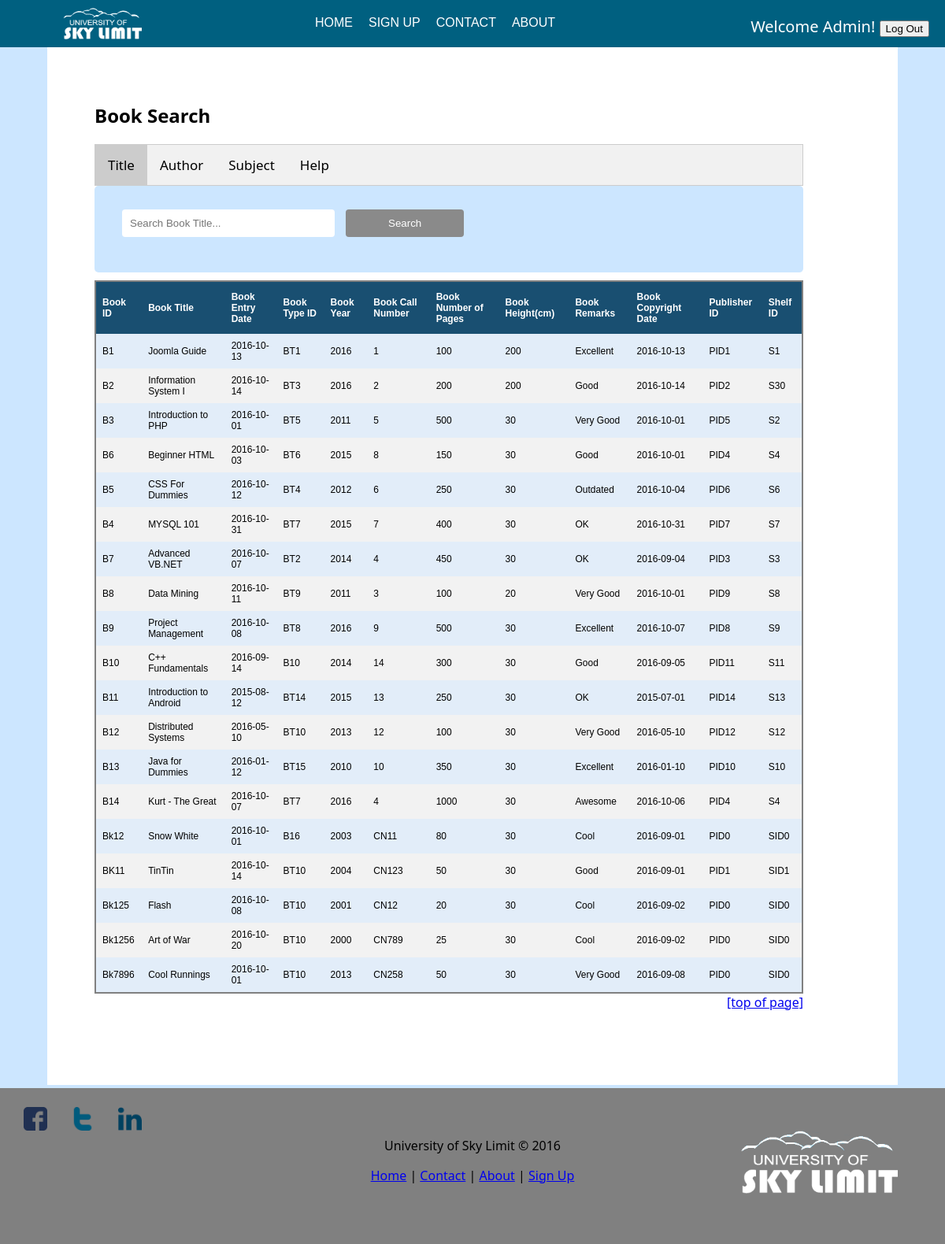
The app's page /Simple_Library_Management_System/library/searchbook.php (signed in) with its own data.
### tables this page shows
CREATE TABLE `book` (
  `Bk_Num` varchar(10) NOT NULL,
  `Bk_Title` varchar(30) NOT NULL,
  `Bk_Entrydate` date NOT NULL,
  `BkTypeID` varchar(10) NOT NULL,
  `Bk_Year` year(4) NOT NULL,
  `Bk_CallNum` varchar(15) NOT NULL,
  `Bk_NumPages` varchar(50) NOT NULL,
  `Bk_Height` varchar(15) NOT NULL,
  `Bk_Remarks` varchar(20) NOT NULL,
  `Bk_CpyRightdate` date NOT NULL,
  `Publisher_ID` varchar(10) NOT NULL,
  `ShelfID` varchar(10) NOT NULL
);

### Simple_Library_Management_System/library/searchbook.php (the view, shortened to what this page needs)
<?php include 'includes/header.php';
	include 'includes/dbcon.php';
	$keyword = "";
	$queryCondition = "";
	$sql = "SELECT * FROM book " . $queryCondition;
	$result = mysqli_query($db_conn,$sql);
?>
	<head>
	<link href="style.css" rel="stylesheet" type="text/css"/>
	</head>
	<body>
	<div id="main">
	<div id="main-content">
		<h2>Book Search</h2>
    		<ul class="tab">
				<li class="active"><a href="searchbook.php" class="tablinks">Title</a></li>
				<li><a href="searchauthor.php" class="tablinks">Author</a></li>
				<li><a href="searchsubject.php" class="tablinks">Subject</a></li>
				<li><a href="help.php" class="tablinks">Help</a></li>
			</ul>
			<form name="frmSearch" method="post" action="">
				<div class="search-box">
					<div>
						<input placeholder="Search Book Title..." type="text" name="keyword" class="InputBox" value="<?php echo $keyword; ?>"	/>
						<input type="submit" name="go" class="btnSearch" value="Search">
					</div>
				</div>
				</form>
			<table id="table" style="margin-left: 0">
				<tr>
					<th>Book ID</th>
					<th>Book Title</th>
					<th>Book Entry Date</th>
					<th>Book Type ID</th>
					<th>Book Year</th>
					<th>Book Call Number</th>
					<th>Book Number of Pages</th>
					<th>Book Height(cm)</th>
					<th>Book Remarks</th>
					<th>Book Copyright Date</th>
					<th>Publisher ID</th>
					<th>Shelf ID</th>
				</tr>
			<?php
				$i=0;
				while($row = mysqli_fetch_assoc($result)) {
				if($i%2==0)
					$classname="evenRow";
				else
					$classname="oddRow";
				$new_num = $row["Bk_Num"];
				$new_title = $row['Bk_Title'];
				$new_entrydate = $row['Bk_Entrydate'];
				$new_typeid = $row['BkTypeID'];
				$new_year = $row['Bk_Year'];
				$new_callnum = $row['Bk_CallNum'];
				$new_numpage = $row['Bk_NumPages'];
				$new_height = $row['Bk_Height'];
				$new_remarks = $row['Bk_Remarks'];
				$new_copyright = $row['Bk_CpyRightdate'];
				$new_pubid = $row['Publisher_ID'];
				$new_shelfid = $row['ShelfID'];
				?>
				<tr class="<?php if(isset($classname)) echo $classname;?>">
					<td><?php echo $new_num; ?></td>
					<td><?php echo $new_title; ?></td>
					<td><?php echo $new_entrydate; ?></td>
					<td><?php echo $new_typeid; ?></td>
					<td><?php echo $new_year; ?></td>
					<td><?php echo $new_callnum; ?></td>
					<td><?php echo $new_numpage; ?></td>
					<td><?php echo $new_height; ?></td>
					<td><?php echo $new_remarks; ?></td>
					<td><?php echo $new_copyright; ?></td>
					<td><?php echo $new_pubid; ?></td>
					<td><?php echo $new_shelfid; ?></td>
				</tr>
			<?php
				$i++;
			}
			?>
			</table>
			<a style="float: right;" href="#top">[top of page]</a><br/><br/><br/>
		</div>
		</div>
		<br/><br/><br/><br/>
<?php include 'includes/footer.php'; ?>

### Simple_Library_Management_System/library/style.css (style rules this page uses)
body { background: #cce6ff; margin: 0; font-family: "Segoe UI",Optima,Helvetica,Arial,sans-serif; }
#main { float: center; width:100%; }
#main-content { padding: 50px 10% 50px 5%; margin: 0 5% 0 5%; text-align: left; width: auto; background: white; min-height: 300px; margin-bottom: -7%; }
#table { font-family: "Trebuchet MS", Arial, Helvetica, sans-serif; border-collapse: collapse; border: 2px solid grey; }
#table td, #table th { padding: 8px; font-size:12px; }
#table th { padding-top: 12px; padding-bottom: 12px; text-align: left; background-color: #194f71; color: white; }
.evenRow { background-color: #E2EDF9; font-size:12px; }
.oddRow { background-color: #f2f2f2; font-size:12px; }
.search-box { margin: 0 0 10px 0; padding: 30px; float: center; border-radius: 5px; background-color: #cce6ff; }
.InputBox { padding: 10px; border: 0; border-radius: 4px; margin: 0px 5px 15px; width: 250px; }
.btnSearch { padding: 10px; background: #8A8A8A; border: 0; border-radius: 4px; margin: 0px 5px; color: #FFF; width: 150px; }
ul.tab { list-style-type: none; margin: 0; padding: 0; overflow: hidden; border: 1px solid #ccc; background-color: #f1f1f1; }
ul.tab li { float: left; }
ul.tab li a { display: inline-block; color: black; text-align: center; padding: 14px 16px; text-decoration: none; transition: 0.3s; font-size: 17px; }
ul.tab li a:focus, .active { background-color: #ccc; }

### records on screen
book: Bk_Num "B1", Bk_Title "Joomla Guide", Bk_Entrydate "2016-10-13", BkTypeID "BT1", Bk_Year "2016", Bk_CallNum "1", Bk_NumPages "100", Bk_Height "200", Bk_Remarks "Excellent", Bk_CpyRightdate "2016-10-13", Publisher_ID "PID1", ShelfID "S1"
book: Bk_Num "B2", Bk_Title "Information System I", Bk_Entrydate "2016-10-14", BkTypeID "BT3", Bk_Year "2016", Bk_CallNum "2", Bk_NumPages "200", Bk_Height "200", Bk_Remarks "Good", Bk_CpyRightdate "2016-10-14", Publisher_ID "PID2", ShelfID "S30"
book: Bk_Num "B3", Bk_Title "Introduction to PHP", Bk_Entrydate "2016-10-01", BkTypeID "BT5", Bk_Year "2011", Bk_CallNum "5", Bk_NumPages "500", Bk_Height "30", Bk_Remarks "Very Good", Bk_CpyRightdate "2016-10-01", Publisher_ID "PID5", ShelfID "S2"
book: Bk_Num "B6", Bk_Title "Beginner HTML", Bk_Entrydate "2016-10-03", BkTypeID "BT6", Bk_Year "2015", Bk_CallNum "8", Bk_NumPages "150", Bk_Height "30", Bk_Remarks "Good", Bk_CpyRightdate "2016-10-01", Publisher_ID "PID4", ShelfID "S4"
book: Bk_Num "B5", Bk_Title "CSS For Dummies", Bk_Entrydate "2016-10-12", BkTypeID "BT4", Bk_Year "2012", Bk_CallNum "6", Bk_NumPages "250", Bk_Height "30", Bk_Remarks "Outdated", Bk_CpyRightdate "2016-10-04", Publisher_ID "PID6", ShelfID "S6"
book: Bk_Num "B4", Bk_Title "MYSQL 101", Bk_Entrydate "2016-10-31", BkTypeID "BT7", Bk_Year "2015", Bk_CallNum "7", Bk_NumPages "400", Bk_Height "30", Bk_Remarks "OK", Bk_CpyRightdate "2016-10-31", Publisher_ID "PID7", ShelfID "S7"
book: Bk_Num "B7", Bk_Title "Advanced VB.NET", Bk_Entrydate "2016-10-07", BkTypeID "BT2", Bk_Year "2014", Bk_CallNum "4", Bk_NumPages "450", Bk_Height "30", Bk_Remarks "OK", Bk_CpyRightdate "2016-09-04", Publisher_ID "PID3", ShelfID "S3"
book: Bk_Num "B8", Bk_Title "Data Mining", Bk_Entrydate "2016-10-11", BkTypeID "BT9", Bk_Year "2011", Bk_CallNum "3", Bk_NumPages "100", Bk_Height "20", Bk_Remarks "Very Good", Bk_CpyRightdate "2016-10-01", Publisher_ID "PID9", ShelfID "S8"
book: Bk_Num "B9", Bk_Title "Project Management", Bk_Entrydate "2016-10-08", BkTypeID "BT8", Bk_Year "2016", Bk_CallNum "9", Bk_NumPages "500", Bk_Height "30", Bk_Remarks "Excellent", Bk_CpyRightdate "2016-10-07", Publisher_ID "PID8", ShelfID "S9"
book: Bk_Num "B10", Bk_Title "C++ Fundamentals", Bk_Entrydate "2016-09-14", BkTypeID "B10", Bk_Year "2014", Bk_CallNum "14", Bk_NumPages "300", Bk_Height "30", Bk_Remarks "Good", Bk_CpyRightdate "2016-09-05", Publisher_ID "PID11", ShelfID "S11"
book: Bk_Num "B11", Bk_Title "Introduction to Android", Bk_Entrydate "2015-08-12", BkTypeID "BT14", Bk_Year "2015", Bk_CallNum "13", Bk_NumPages "250", Bk_Height "30", Bk_Remarks "OK", Bk_CpyRightdate "2015-07-01", Publisher_ID "PID14", ShelfID "S13"
book: Bk_Num "B12", Bk_Title "Distributed Systems", Bk_Entrydate "2016-05-10", BkTypeID "BT10", Bk_Year "2013", Bk_CallNum "12", Bk_NumPages "100", Bk_Height "30", Bk_Remarks "Very Good", Bk_CpyRightdate "2016-05-10", Publisher_ID "PID12", ShelfID "S12"
book: Bk_Num "B13", Bk_Title "Java for Dummies", Bk_Entrydate "2016-01-12", BkTypeID "BT15", Bk_Year "2010", Bk_CallNum "10", Bk_NumPages "350", Bk_Height "30", Bk_Remarks "Excellent", Bk_CpyRightdate "2016-01-10", Publisher_ID "PID10", ShelfID "S10"
book: Bk_Num "B14", Bk_Title "Kurt - The Great", Bk_Entrydate "2016-10-07", BkTypeID "BT7", Bk_Year "2016", Bk_CallNum "4", Bk_NumPages "1000", Bk_Height "30", Bk_Remarks "Awesome", Bk_CpyRightdate "2016-10-06", Publisher_ID "PID4", ShelfID "S4"
book: Bk_Num "Bk12", Bk_Title "Snow White", Bk_Entrydate "2016-10-01", BkTypeID "B16", Bk_Year "2003", Bk_CallNum "CN11", Bk_NumPages "80", Bk_Height "30", Bk_Remarks "Cool", Bk_CpyRightdate "2016-09-01", Publisher_ID "PID0", ShelfID "SID0"
book: Bk_Num "BK11", Bk_Title "TinTin", Bk_Entrydate "2016-10-14", BkTypeID "BT10", Bk_Year "2004", Bk_CallNum "CN123", Bk_NumPages "50", Bk_Height "30", Bk_Remarks "Good", Bk_CpyRightdate "2016-09-01", Publisher_ID "PID1", ShelfID "SID1"
book: Bk_Num "Bk125", Bk_Title "Flash", Bk_Entrydate "2016-10-08", BkTypeID "BT10", Bk_Year "2001", Bk_CallNum "CN12", Bk_NumPages "20", Bk_Height "30", Bk_Remarks "Cool", Bk_CpyRightdate "2016-09-02", Publisher_ID "PID0", ShelfID "SID0"
book: Bk_Num "Bk1256", Bk_Title "Art of War", Bk_Entrydate "2016-10-20", BkTypeID "BT10", Bk_Year "2000", Bk_CallNum "CN789", Bk_NumPages "25", Bk_Height "30", Bk_Remarks "Cool", Bk_CpyRightdate "2016-09-02", Publisher_ID "PID0", ShelfID "SID0"
book: Bk_Num "Bk7896", Bk_Title "Cool Runnings", Bk_Entrydate "2016-10-01", BkTypeID "BT10", Bk_Year "2013", Bk_CallNum "CN258", Bk_NumPages "50", Bk_Height "30", Bk_Remarks "Very Good", Bk_CpyRightdate "2016-09-08", Publisher_ID "PID0", ShelfID "SID0"

### other values on screen
$_SESSION['firstname'] "Admin"
